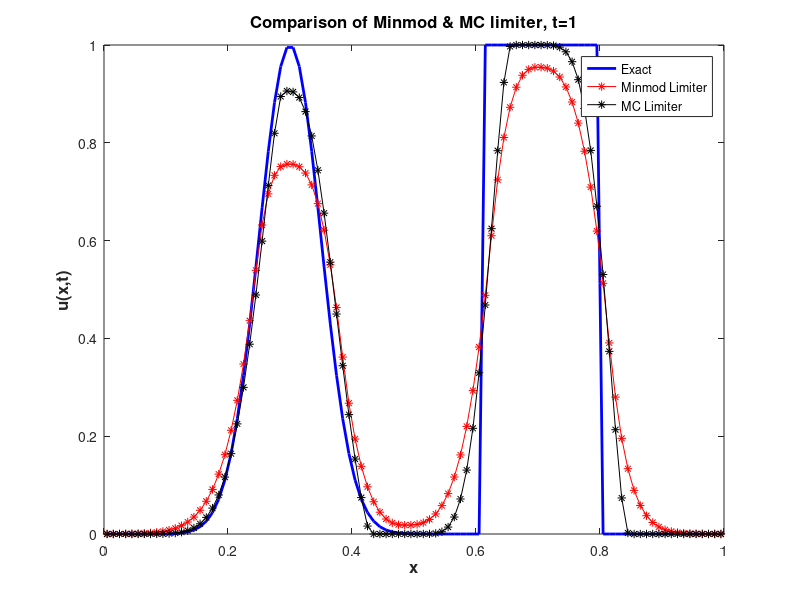

MATLAB code for this plot:
clear all
A = importdata('out1.txt',' ') 
B = importdata('out2.txt',' ') 
set(gcf,'color','w');
set(gcf,'Position', [50, 50, 720, 500]);
plot(A(:,1),A(:,3),'-b','LineWidth',2)
hold on
plot(A(:,1),A(:,2),'-*r')
title('Comparison of Minmod & MC limiter, t=1','FontSize',12,'FontWeight','bold')
ylabel('u(x,t)','FontSize',12,'FontWeight','bold')
xlabel('x','FontSize',12,'FontWeight','bold')
plot(B(:,1),B(:,2),'-*k')
%plot(A(:,1),A(:,4),'ok')

legend('Exact','Minmod Limiter','MC Limiter')